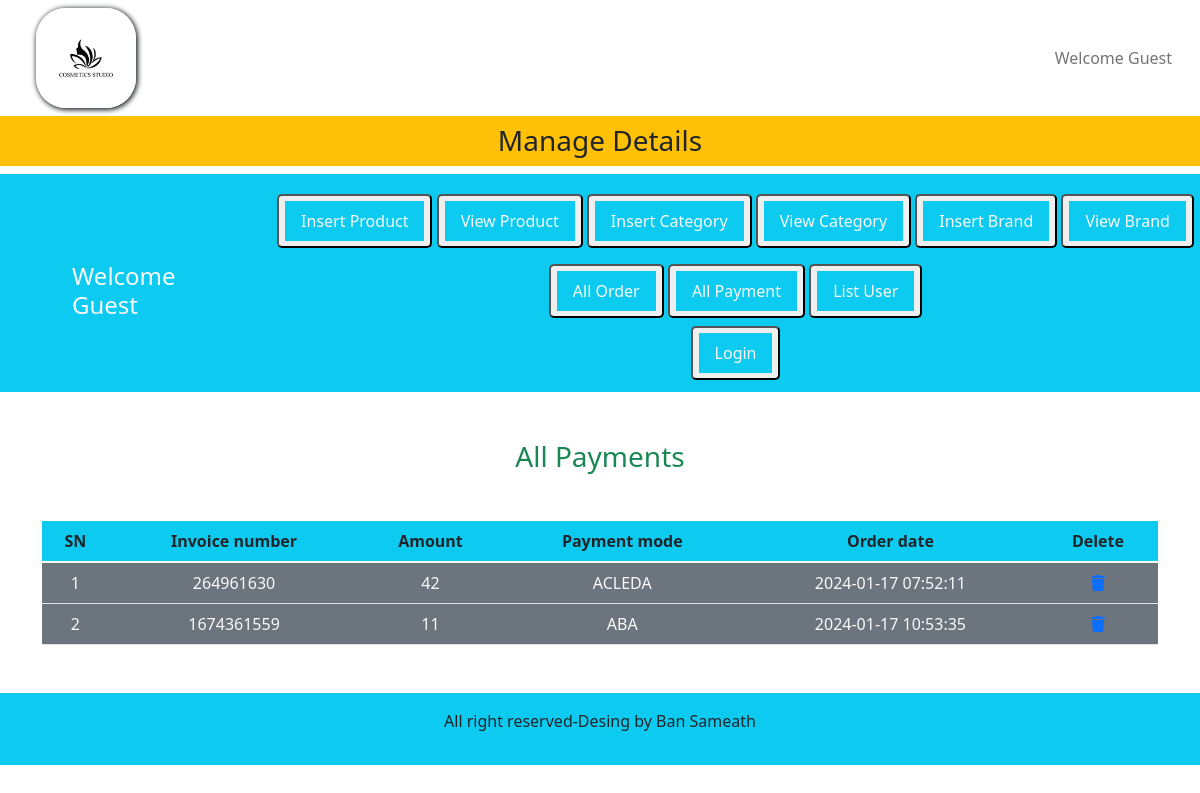
/admin_area/index.php?list_payments, run on the app's committed database.
### tables this page shows
CREATE TABLE `user_payment` (
  `payment_id` int(11) NOT NULL,
  `order_id` int(11) NOT NULL,
  `invoice_number` int(11) NOT NULL,
  `amount` int(11) NOT NULL,
  `payment_mode` varchar(255) NOT NULL,
  `date` timestamp NOT NULL DEFAULT current_timestamp() ON UPDATE current_timestamp()
);

### admin_area/list_payments.php (the view, shortened to what this page needs)
<h3 class="text-center text-success">All Payments</h3>
<table class="table table-borderd mt-5">
    <thead class="bg-info text-center">
        <?php
            $get_payment="Select * from `user_payment`";
            $result=mysqli_query($con,$get_payment);
            $row_count=mysqli_num_rows($result);
            echo "
            <tr>
                <th>SN</th>
                <th>Invoice number</th>
                <th>Amount</th>
                <th>Payment mode</th>
                <th>Order date</th>
                <th>Delete</th>
            </tr>
        </thead>
        <tbody class='bg-secondary text-center text-light'>";
        if($row_count==0){
            echo "<h2 class='text-danger text-center mt-5'>No payments yet.</h2>";
        }else{
            $number=0;
            while($row_data=mysqli_fetch_assoc($result)){
                $order_id=$row_data['order_id'];
                $amount=$row_data['amount'];
                $invoice_number=$row_data['invoice_number'];
                $payment_mode=$row_data['payment_mode'];
                $order_date=$row_data['date'];
                $number++;
                ?>
                <tr>
                    <td><?php echo $number ?></td>
                    <td><?php echo $invoice_number ?></td>
                    <td><?php echo $amount ?></td>
                    <td><?php echo $payment_mode ?></td>
                    <td><?php echo $order_date ?></td>
                    <td><a href='index.php?delete_listPayment=<?php echo $order_id ?>' type="button" data-toggle="modal" data-target="#exampleModal"><i class='fa-solid fa-trash'></i></a></td>
            </tr>
            <?php
            }
            }
        ?>
    </tbody>
</table>

### data on the page
user_payment: invoice_number "264961630", amount "42", payment_mode "ACLEDA", date "2024-01-17 07:52:11"
user_payment: invoice_number "1674361559", amount "11", payment_mode "ABA", date "2024-01-17 10:53:35"
